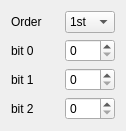
                        <widget class="QWidget" name="scrollAreaWidgetContents_2">
                         <property name="geometry">
                          <rect>
                           <x>0</x>
                           <y>-33</y>
                           <width>126</width>
                           <height>109</height>
                          </rect>
                         </property>
                         <layout class="QGridLayout" name="gridLayout_13">
                          <item row="2" column="1">
                           <widget class="QLabel" name="label_25">
                            <property name="text">
                             <string>bit 1</string>
                            </property>
                           </widget>
                          </item>
                          <item row="1" column="1">
                           <widget class="QLabel" name="label_23">
                            <property name="text">
                             <string>bit 0</string>
                            </property>
                           </widget>
                          </item>
                          <item row="3" column="1">
                           <widget class="QLabel" name="label_26">
                            <property name="text">
                             <string>bit 2</string>
                            </property>
                           </widget>
                          </item>
                          <item row="0" column="1">
                           <widget class="QLabel" name="label_30">
                            <property name="text">
                             <string>Order</string>
                            </property>
                           </widget>
                          </item>
                          <item row="0" column="2">
                           <widget class="QComboBox" name="comboBox_12">
                            <item>
                             <property name="text">
                              <string>1st</string>
                             </property>
                            </item>
                            <item>
                             <property name="text">
                              <string>2nd</string>
                             </property>
                            </item>
                            <item>
                             <property name="text">
                              <string>3rd</string>
                             </property>
                            </item>
                           </widget>
                          </item>
                          <item row="1" column="2">
                           <widget class="QSpinBox" name="spinBox_12"/>
                          </item>
                          <item row="2" column="2">
                           <widget class="QSpinBox" name="spinBox_13"/>
                          </item>
                          <item row="3" column="2">
                           <widget class="QSpinBox" name="spinBox_14"/>
                          </item>
                         </layout>
                        </widget>
